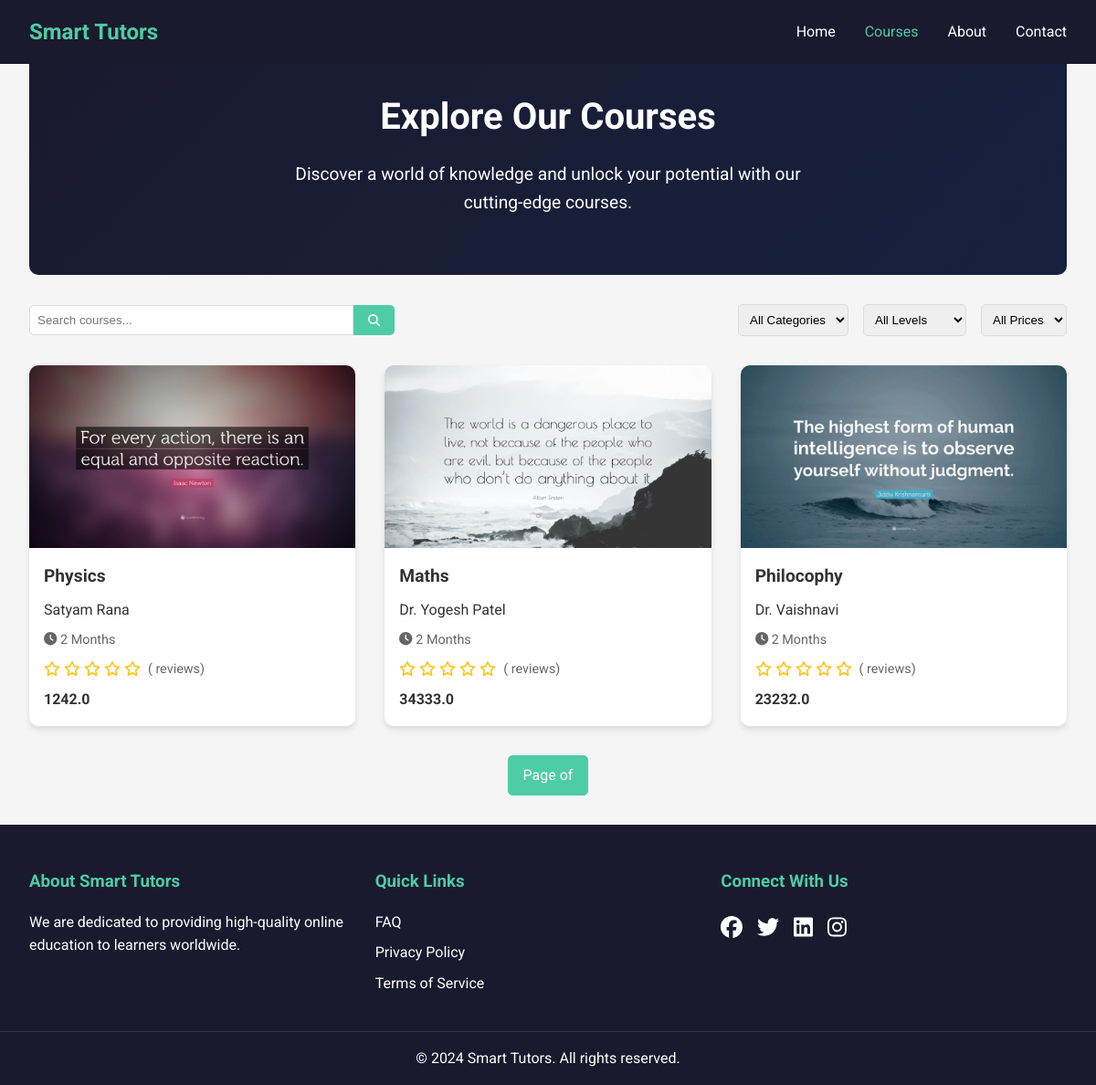
The page /Courses/ on the database its author committed.
### Courses/models.py (models this page shows)
class CourseData(models.Model):
    poster = models.ImageField(upload_to="images/")
    name =  models.CharField(max_length=50)
    instructor = models.CharField(max_length=30)
    duration= models.CharField(max_length=30)
    price = models.FloatField()

### Courses/views.py (the view)
# urls.py: path('', views.Courses,name="Courses"),
def Courses(request):
    AllCourses = CourseData.objects.all()
    return render(request, 'Courses.html',{"AllCourses":AllCourses})

### Courses/templates/Courses.html (shortened to what this page needs)
{% load static %}
<!DOCTYPE html>
<html lang="en">
<head>
    <link rel="stylesheet" href="{% static 'css/Courses.css' %}">
</head>
<body>
    <header>
        <nav>
            <div class="logo">Smart Tutors</div>
            <ul>
                <li><a href="/">Home</a></li>
                <li><a href="/Courses" class="active">Courses</a></li>
                <li><a href="/About">About</a></li>
                <li><a href="/Contact">Contact</a></li>
            </ul>
        </nav>
    </header>
    <main>
        <section class="hero">
            <h1>Explore Our Courses</h1>
            <p>Discover a world of knowledge and unlock your potential with our cutting-edge courses.</p>
        </section>
        <section class="course-filters">
            <div class="search-bar">
                <input type="text" placeholder="Search courses...">
                <button><i class="fas fa-search"></i></button>
            </div>
            <div class="filter-options">
                <select name="category">
                    <option value="">All Categories</option>
                </select>
                <select name="level">
                    <option value="">All Levels</option>
                </select>
                <select name="price">
                    <option value="">All Prices</option>
                </select>
            </div>
        </section>
        <section id="CourseList">
            {% for course in AllCourses %}
            <div class="course-card">
                <div class="course-image">
                </div>
                <div class="course-info">
                    <h3>{{ course.name }}</h3>
                    <div class="instructor">
                        <span>{{ course.instructor }}</span>
                    </div>
                    <div class="course-meta">
                        <span><i class="fas fa-clock"></i> {{ course.duration }}</span>
                    </div>
                    <div class="course-rating">
                        <span class="stars">
                            {% for i in "12345"|make_list %}
                                {% if forloop.counter <= course.rating %}
                                    <i class="fas fa-star"></i>
                                {% else %}
                                    <i class="far fa-star"></i>
                                {% endif %}
                            {% endfor %}
                        </span>
                        <span class="rating-count">({{ course.reviews_count }} reviews)</span>
                    </div>
                    <div class="course-price">
                        {% if course.discounted_price %}
                            <span class="original-price">{{ course.price }}</span>
                        {% else %}
                            <span class="price">{{ course.price }}</span>
                        {% endif %}
                    </div>
                </div>
            </div>
            {% empty %}
            <p class="no-courses">No courses available at the moment. Please check back later.</p>
            {% endfor %}
        </section>
        <div class="pagination">
            <span class="current-page">
                Page {{ AllCourses.number }} of {{ AllCourses.paginator.num_pages }}
            </span>
        </div>
    </main>
    <footer>
        <div class="footer-content">
            <div class="footer-section">
                <h3>About Smart Tutors</h3>
                <p>We are dedicated to providing high-quality online education to learners worldwide.</p>
            </div>
            <div class="footer-section">
                <h3>Quick Links</h3>
                <ul>
                    <li><a href="/FAQ">FAQ</a></li>
                    <li><a href="/Privacy">Privacy Policy</a></li>
                    <li><a href="/Terms">Terms of Service</a></li>
                </ul>
            </div>
            <div class="footer-section">
                <h3>Connect With Us</h3>
                <div class="social-icons">
                    <a href="#"><i class="fab fa-facebook"></i></a>
                    <a href="#"><i class="fab fa-twitter"></i></a>
                    <a href="#"><i class="fab fa-linkedin"></i></a>
                    <a href="#"><i class="fab fa-instagram"></i></a>
                </div>
            </div>
        </div>
        <div class="footer-bottom">
            <p>&copy; 2024 Smart Tutors. All rights reserved.</p>
        </div>
    </footer>
</body>
</html>

### Courses/static/css/Courses.css (style rules this page uses)
* { margin: 0; padding: 0; box-sizing: border-box; }
body { font-family: 'Roboto', sans-serif; line-height: 1.6; color: #333; background-color: #f5f5f5; }
header { background-color: #1a1a2e; color: #fff; padding: 1rem 0; position: fixed; width: 100%; z-index: 1000; }
nav { display: flex; justify-content: space-between; align-items: center; max-width: 1200px; margin: 0 auto; padding: 0 2rem; }
.logo { font-size: 1.5rem; font-weight: 700; color: #4ecca3; }
nav ul { display: flex; list-style: none; }
nav ul li { margin-left: 2rem; }
nav ul li a { color: #fff; text-decoration: none; transition: color 0.3s ease; }
nav ul li a:hover, nav ul li a.active { color: #4ecca3; }
main { padding-top: 80px; max-width: 1200px; margin: 0 auto; padding: 2rem; }
.hero { background: linear-gradient(135deg, #1a1a2e, #16213e); color: #fff; padding: 4rem 2rem; text-align: center; margin-bottom: 2rem; border-radius: 10px; }
.hero h1 { font-size: 2.5rem; margin-bottom: 1rem; }
.hero p { font-size: 1.2rem; max-width: 600px; margin: 0 auto; }
.course-filters { display: flex; justify-content: space-between; align-items: center; margin-bottom: 2rem; flex-wrap: wrap; }
.search-bar { display: flex; flex: 1; max-width: 400px; }
.search-bar input { flex: 1; padding: 0.5rem; border: 1px solid #ddd; border-radius: 5px 0 0 5px; }
.search-bar button { background-color: #4ecca3; color: #fff; border: none; padding: 0.5rem 1rem; cursor: pointer; border-radius: 0 5px 5px 0; }
.filter-options { display: flex; gap: 1rem; }
.filter-options select { padding: 0.5rem; border: 1px solid #ddd; border-radius: 5px; }
#CourseList { display: grid; grid-template-columns: repeat(auto-fill, minmax(300px, 1fr)); gap: 2rem; }
.course-card { background-color: #fff; border-radius: 10px; overflow: hidden; box-shadow: 0 4px 6px rgba(0, 0, 0, 0.1); transition: transform 0.3s ease; }
.course-image { position: relative; height: 200px; overflow: hidden; }
.course-info { padding: 1rem; }
.course-info h3 { margin-bottom: 0.5rem; font-size: 1.2rem; }
.instructor { display: flex; align-items: center; margin-bottom: 0.5rem; }
.course-meta { display: flex; justify-content: space-between; font-size: 0.9rem; color: #666; margin-bottom: 0.5rem; }
.course-rating { display: flex; align-items: center; margin-bottom: 0.5rem; }
.stars { color: #ffc107; margin-right: 0.5rem; }
.rating-count { font-size: 0.9rem; color: #666; }
.course-price { font-weight: bold; }
.pagination { display: flex; justify-content: center; margin-top: 2rem; }
.pagination a, .pagination span { padding: 0.5rem 1rem; margin: 0 0.25rem; border: 1px solid #ddd; color: #333; text-decoration: none; border-radius: 5px; }
.pagination .current-page { background-color: #4ecca3; color: #fff; border-color: #4ecca3; }
footer { background-color: #1a1a2e; color: #fff; padding: 3rem 0 1rem; }
.footer-content { display: flex; justify-content: space-between; max-width: 1200px; margin: 0 auto; padding: 0 2rem; }
.footer-section { flex: 1; margin-right: 2rem; }
.footer-section h3 { margin-bottom: 1rem; color: #4ecca3; }
.footer-section ul { list-style: none; }
.footer-section ul li { margin-bottom: 0.5rem; }
.footer-section ul li a { color: #fff; text-decoration: none; }
.social-icons { display: flex; gap: 1rem; }
.social-icons a { color: #fff; font-size: 1.5rem; }
.footer-bottom { text-align: center; margin-top: 2rem; padding-top: 1rem; border-top: 1px solid rgba(255, 255, 255, 0.1); }

### rows shown on the page
CourseData: name "Physics", instructor "Satyam Rana", duration "2 Months", price "1242.0"
CourseData: name "Maths", instructor "Dr. Yogesh Patel", duration "2 Months", price "34333.0"
CourseData: name "Philocophy", instructor "Dr. Vaishnavi", duration "2 Months", price "23232.0"
